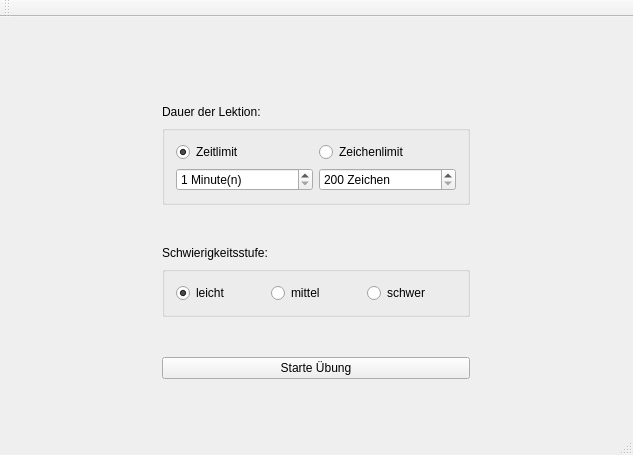
<?xml version="1.0" encoding="UTF-8"?>
<ui version="4.0">
 <class>MainWindow</class>
 <widget class="QMainWindow" name="MainWindow">
  <property name="geometry">
   <rect>
    <x>0</x>
    <y>0</y>
    <width>633</width>
    <height>455</height>
   </rect>
  </property>
  <property name="windowTitle">
   <string>MainWindow</string>
  </property>
  <widget class="QWidget" name="centralWidget">
   <layout class="QGridLayout" name="gridLayout_3">
    <item row="0" column="0">
     <widget class="QWidget" name="widget_3" native="true">
      <property name="maximumSize">
       <size>
        <width>330</width>
        <height>330</height>
       </size>
      </property>
      <layout class="QGridLayout" name="gridLayout_2">
       <item row="0" column="0">
        <spacer name="verticalSpacer_2">
         <property name="orientation">
          <enum>Qt::Vertical</enum>
         </property>
         <property name="sizeHint" stdset="0">
          <size>
           <width>20</width>
           <height>11</height>
          </size>
         </property>
        </spacer>
       </item>
       <item row="1" column="0">
        <widget class="QLabel" name="label_2">
         <property name="text">
          <string>Dauer der Lektion:</string>
         </property>
        </widget>
       </item>
       <item row="2" column="0">
        <widget class="QGroupBox" name="myGroupBox_2">
         <layout class="QGridLayout" name="gridLayout">
          <item row="0" column="0">
           <widget class="QRadioButton" name="radioButton">
            <property name="text">
             <string>Zeitlimit</string>
            </property>
            <property name="checked">
             <bool>true</bool>
            </property>
           </widget>
          </item>
          <item row="0" column="1">
           <widget class="QRadioButton" name="radioButton_2">
            <property name="text">
             <string>Zeichenlimit</string>
            </property>
           </widget>
          </item>
          <item row="1" column="0">
           <widget class="QDoubleSpinBox" name="doubleSpinBox">
            <property name="suffix">
             <string> Minute(n)</string>
            </property>
            <property name="decimals">
             <number>0</number>
            </property>
            <property name="minimum">
             <double>1.000000000000000</double>
            </property>
            <property name="maximum">
             <double>5.000000000000000</double>
            </property>
           </widget>
          </item>
          <item row="1" column="1">
           <widget class="QDoubleSpinBox" name="doubleSpinBox_2">
            <property name="suffix">
             <string> Zeichen</string>
            </property>
            <property name="decimals">
             <number>0</number>
            </property>
            <property name="minimum">
             <double>200.000000000000000</double>
            </property>
            <property name="maximum">
             <double>1000.000000000000000</double>
            </property>
            <property name="singleStep">
             <double>100.000000000000000</double>
            </property>
           </widget>
          </item>
         </layout>
        </widget>
       </item>
       <item row="3" column="0">
        <spacer name="verticalSpacer">
         <property name="orientation">
          <enum>Qt::Vertical</enum>
         </property>
         <property name="sizeHint" stdset="0">
          <size>
           <width>20</width>
           <height>13</height>
          </size>
         </property>
        </spacer>
       </item>
       <item row="4" column="0">
        <widget class="QLabel" name="label">
         <property name="text">
          <string>Schwierigkeitsstufe:</string>
         </property>
        </widget>
       </item>
       <item row="5" column="0">
        <widget class="QGroupBox" name="myGroupBox">
         <property name="minimumSize">
          <size>
           <width>0</width>
           <height>41</height>
          </size>
         </property>
         <layout class="QHBoxLayout" name="horizontalLayout">
          <item>
           <widget class="QRadioButton" name="easy">
            <property name="text">
             <string>leicht</string>
            </property>
            <property name="checked">
             <bool>true</bool>
            </property>
           </widget>
          </item>
          <item>
           <widget class="QRadioButton" name="medium">
            <property name="text">
             <string>mittel</string>
            </property>
           </widget>
          </item>
          <item>
           <widget class="QRadioButton" name="hard">
            <property name="text">
             <string>schwer</string>
            </property>
           </widget>
          </item>
         </layout>
        </widget>
       </item>
       <item row="6" column="0">
        <spacer name="verticalSpacer_3">
         <property name="orientation">
          <enum>Qt::Vertical</enum>
         </property>
         <property name="sizeHint" stdset="0">
          <size>
           <width>20</width>
           <height>5</height>
          </size>
         </property>
        </spacer>
       </item>
       <item row="7" column="0">
        <widget class="QPushButton" name="startLessonButton">
         <property name="text">
          <string>Starte Übung</string>
         </property>
        </widget>
       </item>
      </layout>
      <zorder>myGroupBox_2</zorder>
      <zorder>myGroupBox</zorder>
      <zorder>startLessonButton</zorder>
      <zorder>verticalSpacer</zorder>
      <zorder>verticalSpacer_2</zorder>
      <zorder>label</zorder>
      <zorder>label_2</zorder>
      <zorder>verticalSpacer_3</zorder>
     </widget>
    </item>
   </layout>
  </widget>
  <widget class="QMenuBar" name="menuBar">
   <property name="geometry">
    <rect>
     <x>0</x>
     <y>0</y>
     <width>633</width>
     <height>22</height>
    </rect>
   </property>
  </widget>
  <widget class="QToolBar" name="mainToolBar">
   <attribute name="toolBarArea">
    <enum>TopToolBarArea</enum>
   </attribute>
   <attribute name="toolBarBreak">
    <bool>false</bool>
   </attribute>
  </widget>
  <widget class="QStatusBar" name="statusBar"/>
 </widget>
 <layoutdefault spacing="6" margin="11"/>
 <tabstops>
  <tabstop>startLessonButton</tabstop>
  <tabstop>radioButton</tabstop>
  <tabstop>doubleSpinBox</tabstop>
  <tabstop>radioButton_2</tabstop>
  <tabstop>doubleSpinBox_2</tabstop>
  <tabstop>easy</tabstop>
  <tabstop>medium</tabstop>
  <tabstop>hard</tabstop>
 </tabstops>
 <resources/>
 <connections/>
</ui>
